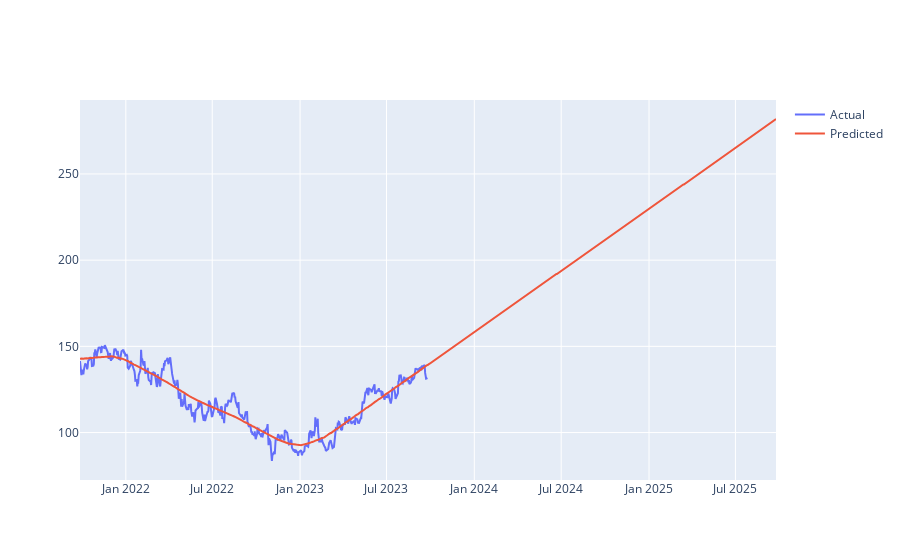

Source (notebook cell):
### Code cell
py.iplot([
    go.Scatter(x=df_train['ds'], y=df_train['y'], name='Actual'),
    go.Scatter(x=forecast['ds'], y=forecast['yhat'], name='Predicted')
])

### Figure 1 — Plotly figure (JSON) as saved in the notebook; plotly's stock layout.template omitted (floating-point values rounded to 4 significant figures; data arrays with more than 128 entries replaced by an {"elided": "..."} marker saying what was removed)
{"data": [{"name": "Actual", "type": "scatter", "x": {"elided": "502 str values"}, "y": {"elided": "502 float values"}}, {"name": "Predicted", "type": "scatter", "x": {"elided": "1232 str values"}, "y": {"elided": "1232 float values"}}], "layout": {}}
